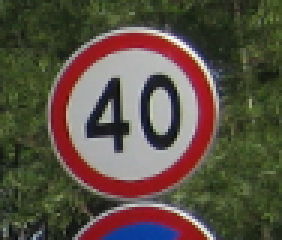
#> input picture Traffic Sign/DATA/0/003_0018.png, 94 x 80 px (shown 3 times larger); its folder holds only this picture in this run
$ jupyter execute --allow-errors 'SVM Project.ipynb'   (older library calls are emulated)
#> lines starting #> are read from the running program, lines starting #| are printed output that depends on the picture; after the words box and inside, x2 and y2 are one past the last pixel; in counts of white or black regions, pixels touching at a corner belong together
[cell 1]
import os
import cv2
import numpy as np

def load_images_from_folder(folder):
#> called with folder = './Traffic Sign/DATA'
    images = []
    labels = []
    for class_folder in os.listdir(folder):
        class_path = os.path.join(folder, class_folder)
        if os.path.isdir(class_path):
            for filename in os.listdir(class_path):
                img_path = os.path.join(class_path, filename)
                img = cv2.imread(img_path)
#> img is the input picture: shape (80, 94, 3); mean B, G, R 67, 79.9, 90
                img = cv2.resize(img, (224, 224))  # Resize images
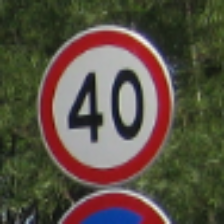
#> img: shape (224, 224, 3); mean B, G, R 66.9, 79.8, 89.9
                if img is not None:
                    images.append(img)
                    labels.append(class_folder)
#> pass 2 of the loop in load_images_from_folder, `for class_folder in os.listdir(folder):`:
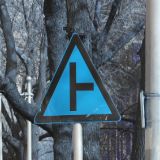
#> input picture Traffic Sign/DATA/12/043_0005_j.png, 160 x 160 px
#> in load_images_from_folder, img is the input picture: shape (160, 160, 3); mean B, G, R 111.2, 100.3, 83.8
    return np.array(images), np.array(labels)

data_folder = "./Traffic Sign/DATA"
images, labels = load_images_from_folder(data_folder)

[cell 2]
def extract_low_level_features(images):
    features = []
    for img in images:
        gray = cv2.cvtColor(img, cv2.COLOR_BGR2GRAY)
        # Apply your low-level feature extraction techniques (e.g., edges, textures)
        # For example, you can use Canny edge detection:
        edges = cv2.Canny(gray, 100, 200)
        features.append(edges.flatten())
#> this loop made 2 passes
#> pass 1, in extract_low_level_features, `gray = cv2.cvtColor(img, cv2.COLOR_BGR2GRAY)`:
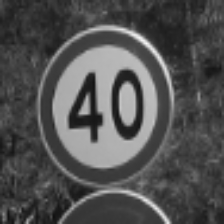
#> gray: shape (224, 224); min 17, max 248, mean 81.3
#> pass 1, in extract_low_level_features, `edges = cv2.Canny(gray, 100, 200)`:
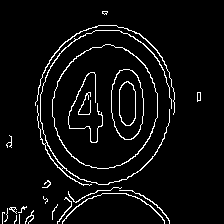
#> edges: shape (224, 224); 5.1% white in thin lines or dots, all inside (x1, y1, x2, y2) = (2, 11, 201, 224)
#> pass 2, in extract_low_level_features, `gray = cv2.cvtColor(img, cv2.COLOR_BGR2GRAY)`:
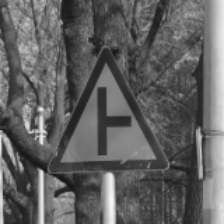
#> gray: shape (224, 224); min 21, max 248, mean 96.5
#> pass 2, in extract_low_level_features, `edges = cv2.Canny(gray, 100, 200)`:
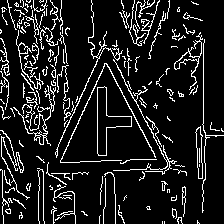
#> edges: shape (224, 224); 11.7% white in thin lines or dots
#> after the loop, features = 2 items
    return np.array(features)

low_level_features = extract_low_level_features(images)

[cell 3]
from tensorflow.keras.preprocessing.image import ImageDataGenerator

#> (the rest of this cell did not finish here and is left out)

[cell 4]
# [6 lines left out: function preprocess_image, not called in this run]

#> (the rest of this cell did not finish here and is left out)

[cell 5]
from skimage.feature import hog

# [6 lines left out: function extract_hog_features, not called in this run]

#> (the rest of this cell did not finish here and is left out)

[cell 6]
from skimage.feature import local_binary_pattern

# [11 lines left out: function extract_lbp_features, not called in this run]

#> (the rest of this cell did not finish here and is left out)

[cell 7]
import tensorflow as tf
from tensorflow.keras.applications.vgg16 import VGG16
from tensorflow.keras.applications.vgg16 import preprocess_input

def extract_high_level_features(images):
    model = VGG16(weights='imagenet', include_top=False)
    features = []
    for img in images:
        img = cv2.cvtColor(img, cv2.COLOR_BGR2RGB)  # VGG expects RGB images
        img = cv2.resize(img, (224, 224))
        img = preprocess_input(img)
        feature = model.predict(np.expand_dims(img, axis=0))
        features.append(feature.flatten())
    return np.array(features)

#> (the rest of this cell did not finish here and is left out)

[cell 8]
from sklearn.decomposition import PCA

# [4 lines left out: function apply_pca, not called in this run]

#> (the rest of this cell did not finish here and is left out)

[cell 9]
from sklearn.discriminant_analysis import LinearDiscriminantAnalysis as LDA

lda = LDA(n_components=100)
#> (the rest of this cell did not finish here and is left out)

[cell 10]
from sklearn.decomposition import FastICA

ica = FastICA(n_components=100)
#> (the rest of this cell did not finish here and is left out)

[cell 11]
from sklearn.model_selection import train_test_split
from sklearn.svm import SVC
from sklearn.metrics import accuracy_score

#> (the rest of this cell did not finish here and is left out)

[cell 12]
import cv2
import numpy as np
import os
from skimage import transform

def augment_images(image_folder, target_folder, target_count_per_class):
#> called with image_folder = './Traffic Sign/DATA', target_folder = './Traffic Sign/RES', target_count_per_class = 100
    for class_folder in os.listdir(image_folder):
        class_path = os.path.join(image_folder, class_folder)
        if os.path.isdir(class_path):
            images = []
            for filename in os.listdir(class_path):
                img_path = os.path.join(class_path, filename)
                img = cv2.imread(img_path)
                images.append(img)
            while len(images) < target_count_per_class:
                # Randomly select an image from the class
                img = images[np.random.randint(0, len(images))]
                # Apply augmentation techniques
                if np.random.choice([True, False]):
                    img = cv2.flip(img, 1)  # Horizontal flip
                if np.random.choice([True, False]):
                    angle = np.random.uniform(-30, 30)  # Rotation
                    img = transform.rotate(img, angle)
                if np.random.choice([True, False]):
                    scale = np.random.uniform(0.8, 1.2)  # Scaling
                    img = cv2.resize(img, None, fx=scale, fy=scale)
                # Save the augmented image
                new_filename = f"{filename.split('.')[0]}_augmented.png"
                new_img_path = os.path.join(target_folder, class_folder, new_filename)
                cv2.imwrite(new_img_path, img)
                images.append(img)
#> this loop made 99 passes
#> pass 1, in augment_images, `img = cv2.flip(img, 1)`:
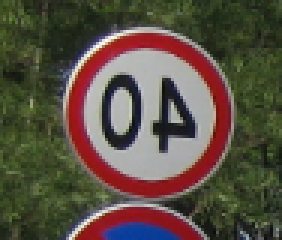
#> img: shape (80, 94, 3) (shown 3 times larger); mean B, G, R 67, 79.9, 90
#> pass 3, in augment_images, `img = cv2.resize(img, None, fx=scale, fy=scale)`:
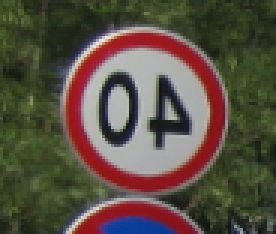
#> img: shape (78, 92, 3) (shown 3 times larger); mean B, G, R 66.8, 79.7, 89.7
#> after the loop, images = 100 items
#> pass 2 of the loop in augment_images, `for class_folder in os.listdir(image_folder):`:
#> the loop in augment_images, `while len(images) < target_count_per_class:` made 99 passes
#> (angle, scale) on passes 4, 11, 17, 20, 23, 24, 31, 37: (-22.11, 0.991), (-21.99, 0.984), (-18.77, 1.03), (11.98, 1.09), (-24.15, 1.03), (29.55, 0.864), (-24.81, 1.05), (-11.23, 0.915)
#> pass 1, in augment_images, `img = transform.rotate(img, angle)`:
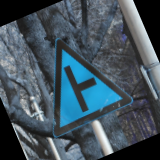
#> img: shape (160, 160, 3) float64; mean B, G, R 0.367, 0.328, 0.267
#> pass 2, in augment_images, `img = cv2.resize(img, None, fx=scale, fy=scale)`:
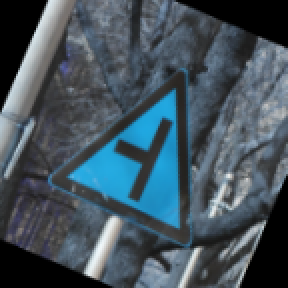
#> img: shape (144, 144, 3) float64 (shown 2 times larger); mean B, G, R 0.367, 0.327, 0.267

image_folder = "./Traffic Sign/DATA"
target_folder = "./Traffic Sign/RES"
target_count_per_class = 100  # Specify the target number of images per class
augment_images(image_folder, target_folder, target_count_per_class)
